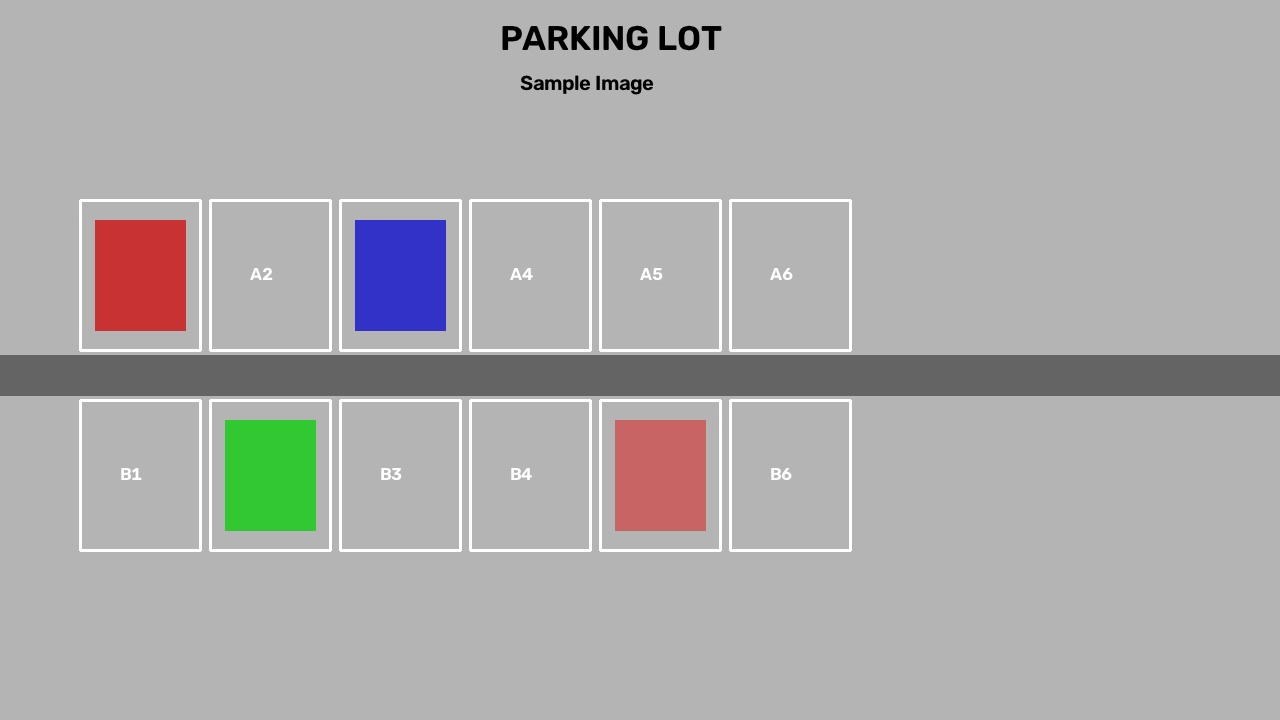
#> input picture input/sample_parking.jpg, 1280 x 720 px
$ python -i preprocessing.py   (imports and definitions only)
#> lines starting #> are read from the running program, lines starting #| are printed output that depends on the picture; after the words box and inside, x2 and y2 are one past the last pixel; in counts of white or black regions, pixels touching at a corner belong together
#> further down, picture is the input picture: shape (720, 1280, 3); mean B, G, R 172.9, 172.9, 174
import os
import cv2
import numpy as np

def load_image(path: str) -> np.ndarray:
    """Load image from file path, raise ValueError if invalid."""
    if not os.path.exists(path):
        raise ValueError(f"Image path does not exist: {path}")
    image = cv2.imread(path)
    if image is None:
        raise ValueError(f"Failed to load image at: {path}")
    return image

def validate_image(image: np.ndarray) -> bool:
    """Check if array is valid image (non-empty, proper dimensions, proper dtype)."""
    if not isinstance(image, np.ndarray):
        return False
    if image.size == 0 or len(image.shape) < 2:
        return False
    if image.dtype != np.uint8:
        return False
    return True

def validate_image_file(file_path: str) -> bool:
    """Check if file exists, has valid extension, is readable as image."""
    valid_extensions = {'.jpg', '.jpeg', '.png', '.bmp', '.tiff'}
    ext = os.path.splitext(file_path)[1].lower()
    if ext not in valid_extensions:
        return False
    if not os.path.exists(file_path):
        return False
    # Try reading header (or just imread since we want to know if it's readable)
    img = cv2.imread(file_path, cv2.IMREAD_UNCHANGED)
    return img is not None

def resize_image(image: np.ndarray, max_width: int = 1280, max_height: int = 720) -> np.ndarray:
    """Resize preserving aspect ratio."""
    if not validate_image(image):
        raise ValueError("Invalid image provided.")
    h, w = image.shape[:2]
    scale_w = max_width / w if w > max_width else 1.0
    scale_h = max_height / h if h > max_height else 1.0
    scale = min(scale_w, scale_h)
    if scale < 1.0:
        new_w = int(w * scale)
        new_h = int(h * scale)
        return cv2.resize(image, (new_w, new_h), interpolation=cv2.INTER_AREA)
    return image.copy()

def to_grayscale(image: np.ndarray) -> np.ndarray:
    """Convert BGR to grayscale."""
    if not validate_image(image):
        raise ValueError("Invalid image.")
    if len(image.shape) == 2:
        return image.copy() # Already grayscale
    return cv2.cvtColor(image, cv2.COLOR_BGR2GRAY)

def apply_gaussian_blur(image: np.ndarray, kernel_size: int = 5) -> np.ndarray:
    """Apply Gaussian blur, validate kernel_size is odd and positive."""
    if kernel_size <= 0 or kernel_size % 2 == 0:
        raise ValueError("kernel_size must be positive and odd.")
    return cv2.GaussianBlur(image, (kernel_size, kernel_size), 0)

def enhance_contrast(image: np.ndarray) -> np.ndarray:
    """Apply CLAHE contrast enhancement."""
    gray = to_grayscale(image)
    clahe = cv2.createCLAHE(clipLimit=2.0, tileGridSize=(8, 8))
    enhanced = clahe.apply(gray)
    if len(image.shape) == 3:
        # If original was BGR, returning grayscale enhanced for consistency or we can apply it to lightness channel.
        # Let's convert LAB and apply to L channel for BGR.
        lab = cv2.cvtColor(image, cv2.COLOR_BGR2LAB)
        l, a, b = cv2.split(lab)
        l_clahe = clahe.apply(l)
        lab_enhanced = cv2.merge((l_clahe, a, b))
        return cv2.cvtColor(lab_enhanced, cv2.COLOR_LAB2BGR)
    return enhanced

def canny_edge_detection(image: np.ndarray, low_threshold: int = 50, high_threshold: int = 150) -> np.ndarray:
    """Canny edges."""
    gray = to_grayscale(image)
    return cv2.Canny(gray, low_threshold, high_threshold)

def morphological_operation(image: np.ndarray, operation: str = 'dilate', kernel_size: int = 5) -> np.ndarray:
    """Support 'dilate', 'erode', 'open', 'close'."""
    if kernel_size <= 0:
        raise ValueError("kernel_size must be positive.")
    kernel = np.ones((kernel_size, kernel_size), np.uint8)
    ops = {
        'dilate': cv2.dilate,
        'erode': cv2.erode,
    }
    morph_ops = {
        'open': cv2.MORPH_OPEN,
        'close': cv2.MORPH_CLOSE
    }

    if operation in ops:
        return ops[operation](image, kernel, iterations=1)
    elif operation in morph_ops:
        return cv2.morphologyEx(image, morph_ops[operation], kernel)
    else:
        raise ValueError(f"Unsupported operation: {operation}")

def preprocess_pipeline(image: np.ndarray, steps: list[str] = None) -> dict[str, np.ndarray]:
    """Run a pipeline of named steps, return dict mapping step name to result image."""
    if steps is None:
        steps = ['original', 'resized', 'grayscale', 'blurred', 'contrast_enhanced', 'edges']

    results = {}
    current = image.copy()

    for step in steps:
        if step == 'original':
            results[step] = current.copy()
        elif step == 'resized':
            current = resize_image(current)
            results[step] = current.copy()
        elif step == 'grayscale':
            current = to_grayscale(current)
            results[step] = current.copy()
        elif step == 'blurred':
            current = apply_gaussian_blur(current)
            results[step] = current.copy()
        elif step == 'contrast_enhanced':
            current = enhance_contrast(current)
            results[step] = current.copy()
        elif step == 'edges':
            current = canny_edge_detection(current)
            results[step] = current.copy()
        else:
            raise ValueError(f"Unknown pipeline step: {step}")
#> this loop made 6 passes
#> pass 3, in preprocess_pipeline, `current = to_grayscale(current)`:
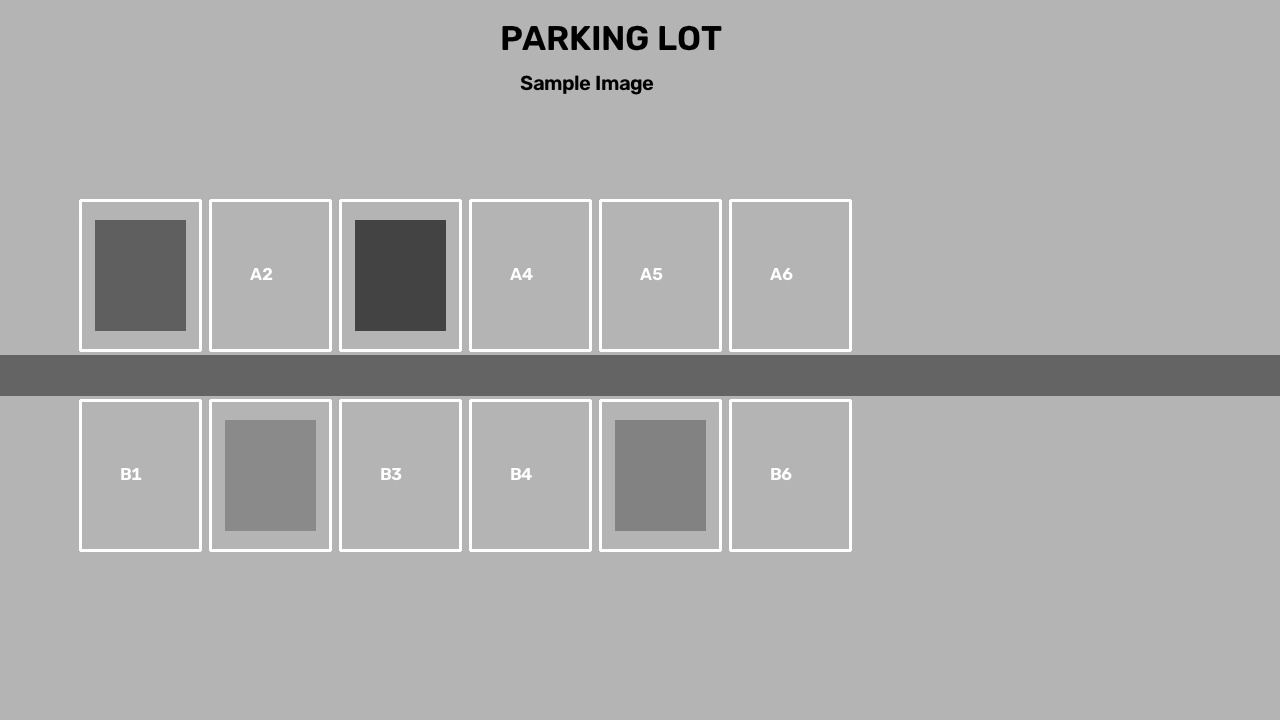
#> current: shape (720, 1280); min 0, max 255, mean 173.3
#> after the loop:
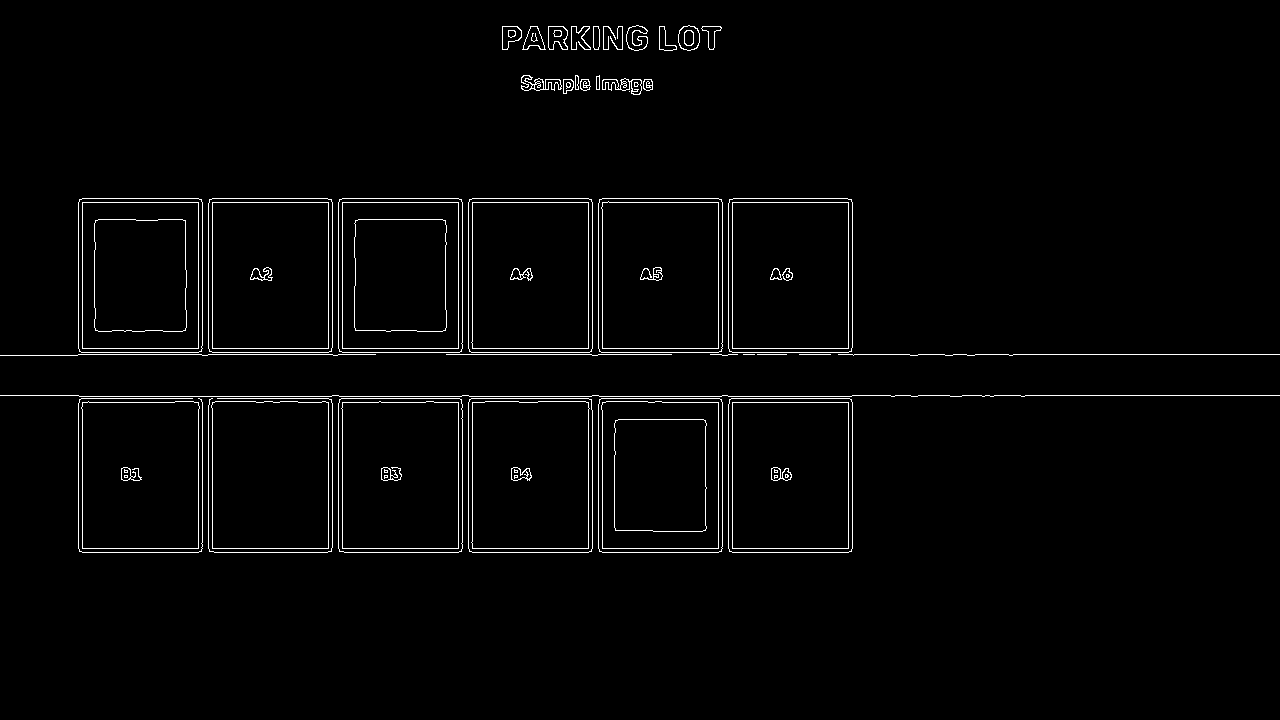
#> current: shape (720, 1280); 2.1% white in thin lines or dots, all inside (x1, y1, x2, y2) = (0, 25, 1280, 553)
#> after the loop, results = 6 items

    return results

>>> import cv2
>>> picture = cv2.imread('../input/sample_parking.jpg')
>>> result = preprocess_pipeline(picture)
#> result = 6 items
